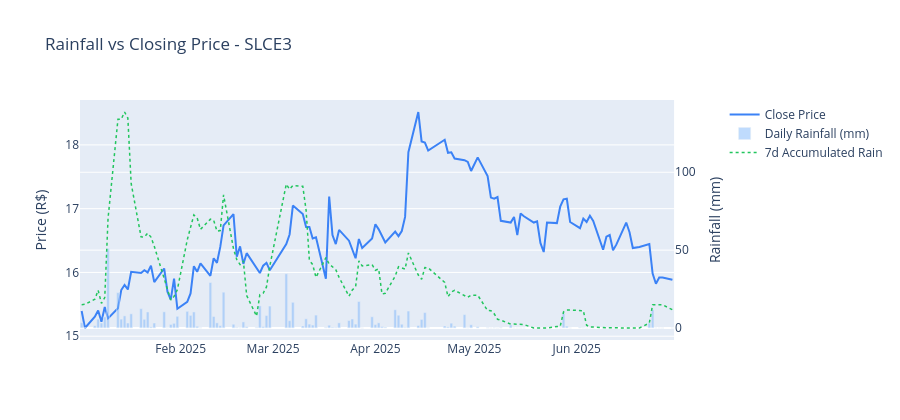

The notebook cell this image was saved under:
### Markdown cell above
### 5.5 Rainfall vs Closing Price

### Code cell
fig = make_subplots(specs=[[{'secondary_y': True}]])
fig.add_trace(go.Scatter(x=df['data'], y=df['preco_fechamento'], name='Close Price',
                         line=dict(color='#3b82f6', width=2)), secondary_y=False)
fig.add_trace(go.Bar(x=df['data'], y=df['precipitacao_mm'], name='Daily Rainfall (mm)',
                     marker_color='rgba(96,165,250,0.4)'), secondary_y=True)
fig.add_trace(go.Scatter(x=df['data'], y=df['chuva_acumulada_7d'], name='7d Accumulated Rain',
                         line=dict(color='#22c55e', width=1.5, dash='dot')), secondary_y=True)
fig.update_layout(title='Rainfall vs Closing Price - SLCE3', height=420, hovermode='x unified')
fig.update_yaxes(title_text='Price (R$)', secondary_y=False)
fig.update_yaxes(title_text='Rainfall (mm)', secondary_y=True)
fig.show()
